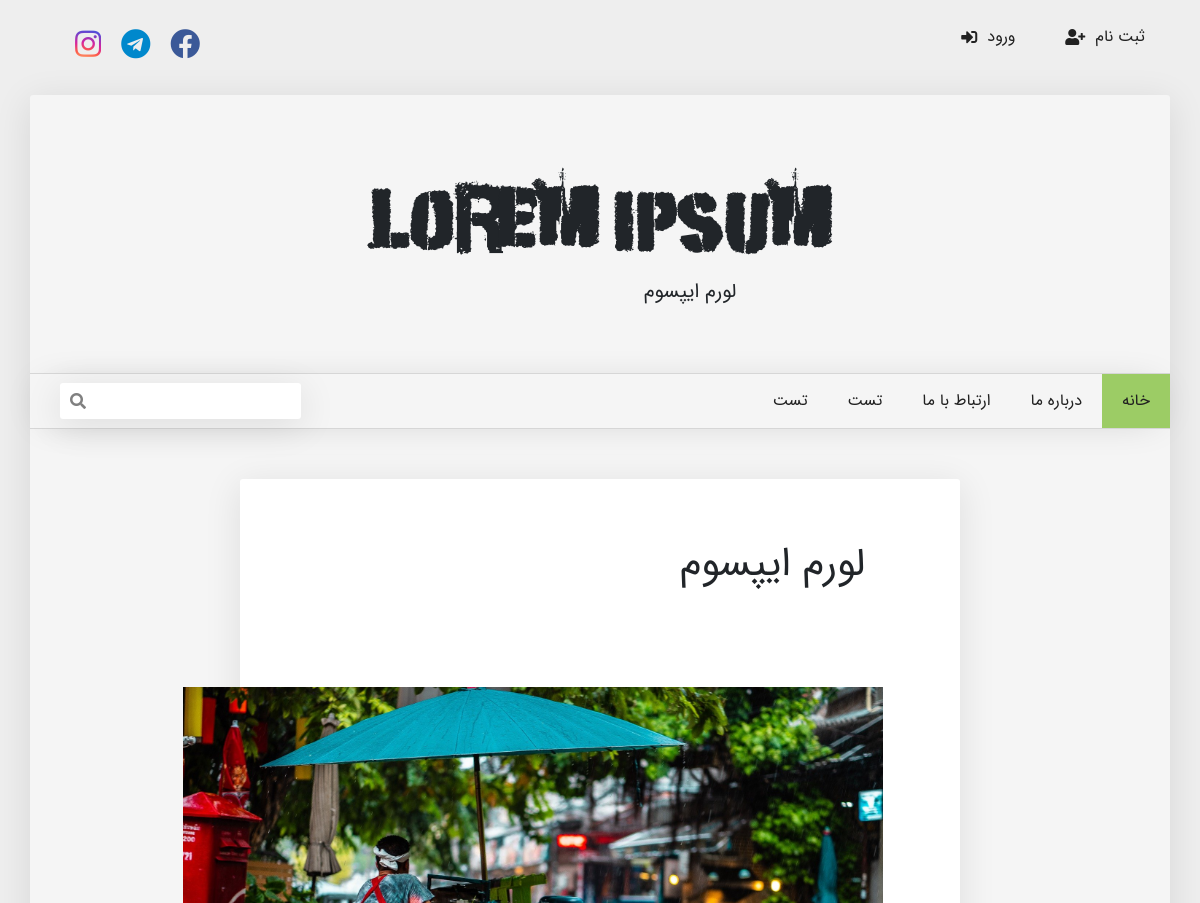
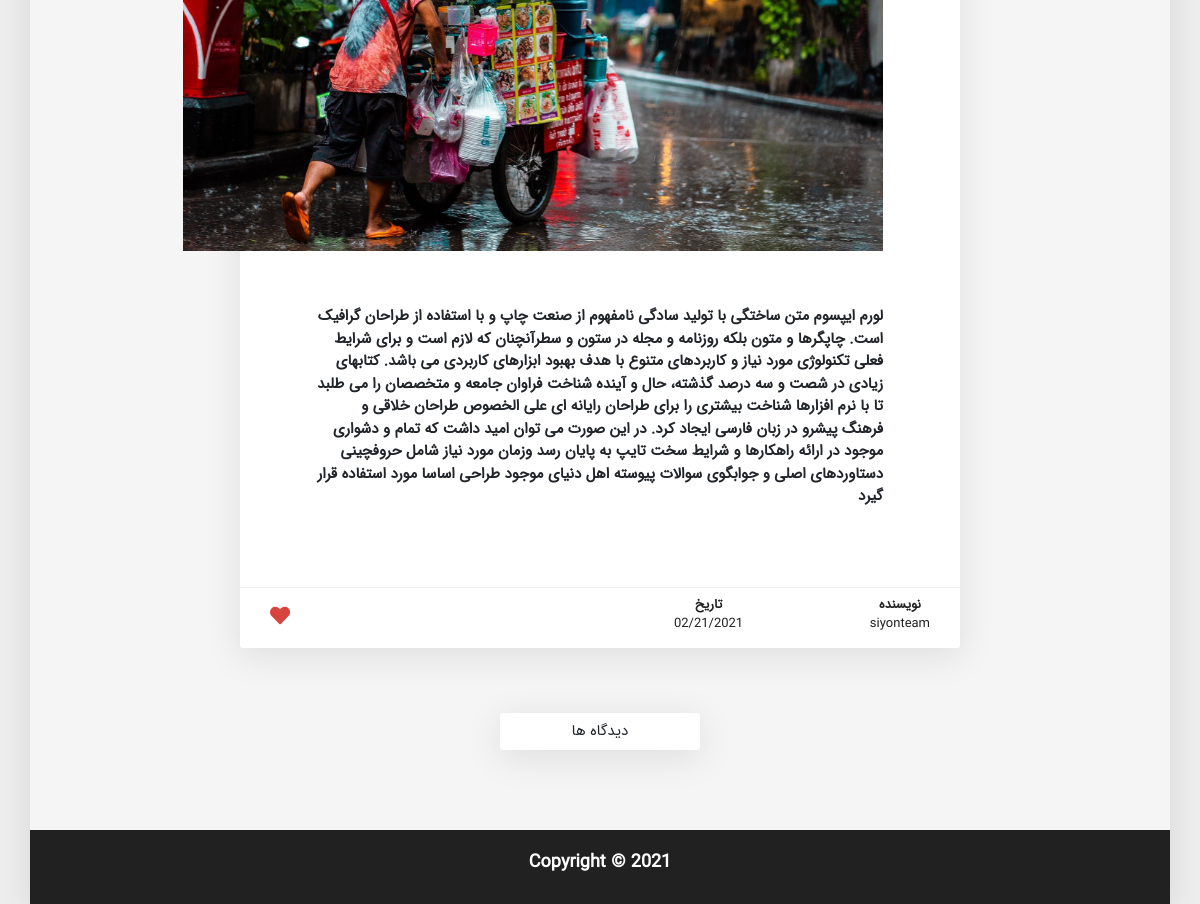
Page /article/2021/2/21/1/lorem-ipsum/ on the committed database (2 pictures, top to bottom).
### Post/models.py (models this page shows, shortened)
class Post(models.Model):
    STATUS = (
        ('draft', 'Draft'),
        ('published', 'Published')
    )
    title = models.CharField(max_length=200)
    slug = models.SlugField(max_length=200, unique_for_date='publish')
    body = RichTextUploadingField(config_name = "Post")
    created = models.DateTimeField(auto_now_add=True)
    updated = models.DateTimeField(auto_now=True)
    publish = models.DateTimeField(default=timezone.now)
    status = models.CharField(choices=STATUS, max_length=10, default='draft')
    author = models.ForeignKey(User, on_delete=models.CASCADE, related_name='post')
    class Meta:
        ordering = ('-publish',)

### Post/views.py (the view)
# urls.py: path('article/<int:year>/<int:month>/<int:day>/<int:id>/<slug:slug>/',detail_article,name="detail_article"),
def detail_article(request ,year , month , day , id , slug):
    article = get_object_or_404(Post,publish__year=year , publish__month=month , publish__day=day , pk=id , slug = slug)
    context = {
        "article":article,
        'myform':CommentForm,
    }
    return render(request ,'FullContent.html',context)

### Post/templates/FullContent.html (shortened to what this page needs)
{% extends 'base.html' %}
{% load static %}
{% block content %}
<div class="col-10">
    <div class="row">
        <div class="content__Box">
            <h1>{{ article.title }}</h1>
            <div class="content__header">
                <div class="content__header--text">
                    <p>
                        {{ article.body |safe}}
                    </p>
                </div>
            </div>
            <div class="content__footer">
                <div class="content__footer--information">
                    <p>نویسنده </br><span>{{ article.author }}</span></p>
                    <p>تاریخ </br><span>{{ article.publish|date:"SHORT_DATE_FORMAT" }}</span> </p>
                </div>
                <span id="likeButton" class="content__footer--likeButton">
                    <i class="fas fa-heart">
                    </i>
                </span>
            </div>
        </div>
    </div>
</div>
<div class="commentToggle">
    دیدگاه ها
</div>
{% endblock content %}

### templates/base.html (shortened to what this page needs)
{% load static %}
<!DOCTYPE html>
<html lang="en">
<head>
</head>
<body>
</body>
<html>
<head>
    <link rel="stylesheet" href="{% static 'css/bootstrap.min.css' %}" />
    <link rel="stylesheet" href="{% static 'css/all.min.css' %}" />
    <link rel="stylesheet" href="{% static 'css/Style.css' %}" />
</head>
<body>
    {% include "include/TopHeader.html" %}
    <div class="container">
        <div class="row">
            <main>
                {% include "include/Header.html" %}
                {% include "include/NavBar.html" %}
                <section class="content">
                    {% block content %}
                    {% endblock content %}
                </section>
                {% include "include/Footer.html" %}
            </main>
        </div>
    </div>
</body>
</html>

### templates/include/TopHeader.html (shortened to what this page needs)
<section id="topHeader">
    <div class="container">
        <div class="row">
            <div class="topHeader">
                <div class="topHeader__right">
                    <ul>
                        <li>
                            <a href="#">ثبت نام <i class="fas fa-user-plus"></i></a>
                        </li>
                        <div class="loginContainer">
                            <li class="login">
                                <a href="#">ورود<i class="fas fa-sign-in-alt"></i></a>
                            </li>
                        </div>
                    </ul>
                </div>
                <div class="topHeader__left">
                    <div class="icons">
                        <span class="instagram"><a href=""><i class="fab fa-instagram"></i></a></span>
                        <span class="telegram">
                            <a href=""><i class="fab fa-telegram"></i></a>
                        </span>
                        <span class="facebook">
                            <a href="">
                                <i class="fab fa-facebook"></i>
                            </a>
                        </span>
                    </div>
                </div>
            </div>
        </div>
    </div>
</section>

### templates/include/Header.html
<section class="header">
    <h1>Lorem Ipsum</h1>
    <p>لورم ایپسوم</p>
</section>

### templates/include/NavBar.html (shortened to what this page needs)
<nav class="navbar">
    <ul class="navList">
        <li class="navChilds active">
            <a href="{% url 'Post:home' %}">خانه</a>
        </li>
        <li class="navChilds"><a href="#">درباره ما</a></li>
        <li class="navChilds">
            <a href="#">ارتباط با ما</a>
        </li>
        <li class="navChilds">
            <a href="#">تست</a>
        </li>
        <li class="navChilds">
            <a href="#">تست</a>
        </li>
    </ul>
    <div class="searchBox">
        <form action="" class="searchForm">
            <input type="text" />
        </form>
        <i class="fas fa-search"></i>
    </div>
</nav>

### templates/include/Footer.html
<footer id="footer">
    <div class="footer">
        <h1>Copyright © 2021</h1>
    </div>
</footer>

### rows in the picture
Post: title "لورم ایپسوم", body (picture), body "لورم ایپسوم متن ساختگی با تولید سادگی نامفهوم از صنعت چاپ و با استفاده از طراحان گرافیک است. چاپگرها و متون بلکه روزنامه و مجله در ستون و سطرآنچنان که لازم است و برای شرایط فعلی تکنولوژی مورد نیاز و کاربردهای متنوع با هدف بهبود ابزارهای کاربردی می باشد. کتابهای زیادی در شصت و سه درصد گذشته، حال و آینده شناخت فراوان جامعه و متخصصان را می طلبد تا با نرم افزارها شناخت بیشتری را برای طراحان رایانه ای علی الخصوص طراحان خلاقی و فرهنگ پیشرو در زبان فارسی ایجاد کرد. در این صورت می توان امید داشت که تمام و دشواری موجود در ارائه راهکارها و شرایط سخت تایپ به پایان رسد وزمان مورد نیاز شامل حروفچینی دستاوردهای اصلی و جوابگوی سوالات پیوسته اهل دنیای موجود طراحی اساسا مورد استفاده قرار گیرد", author "siyonteam", publish "02/21/2021"
